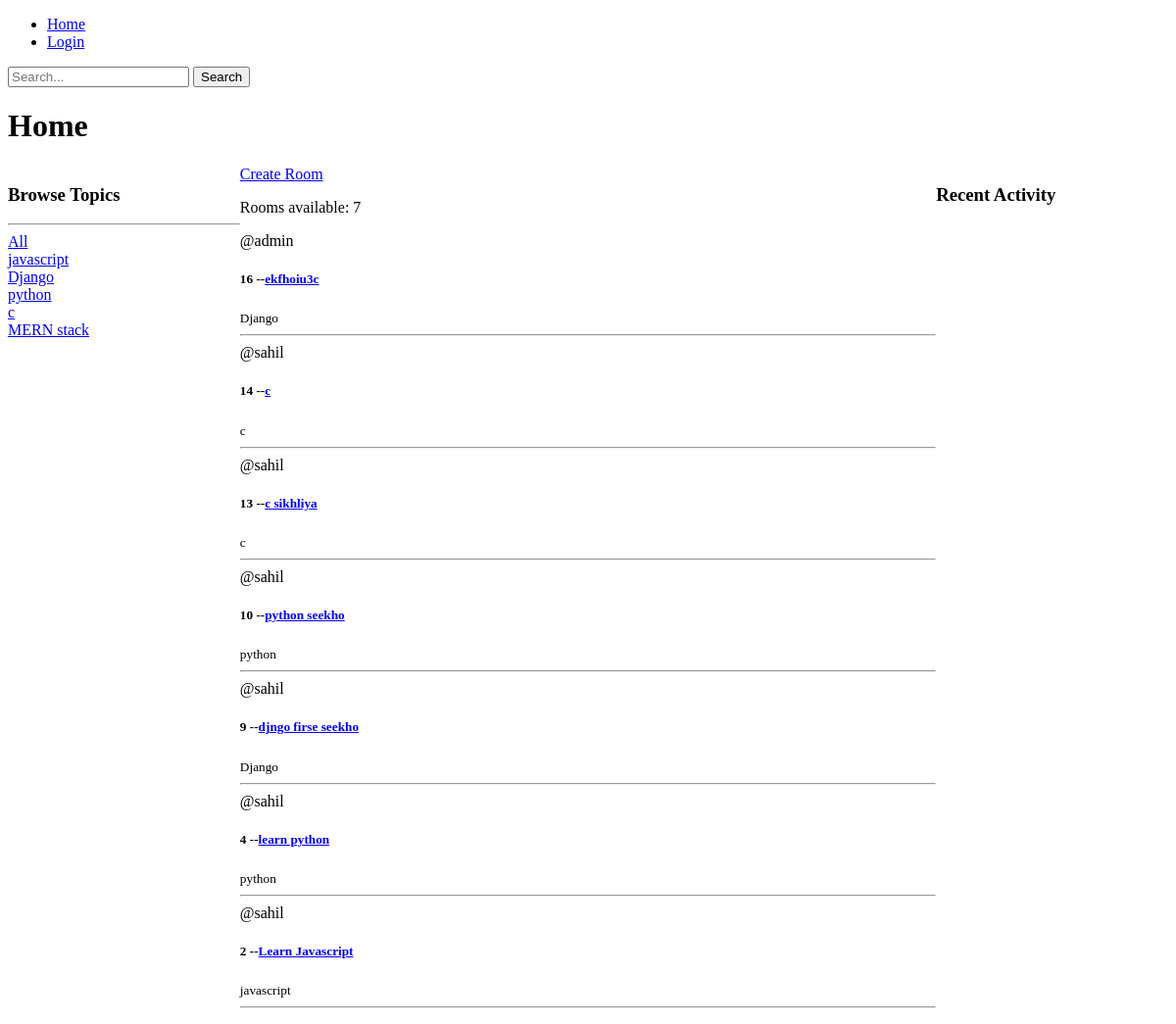
The page /?q=c on the database as committed earlier.
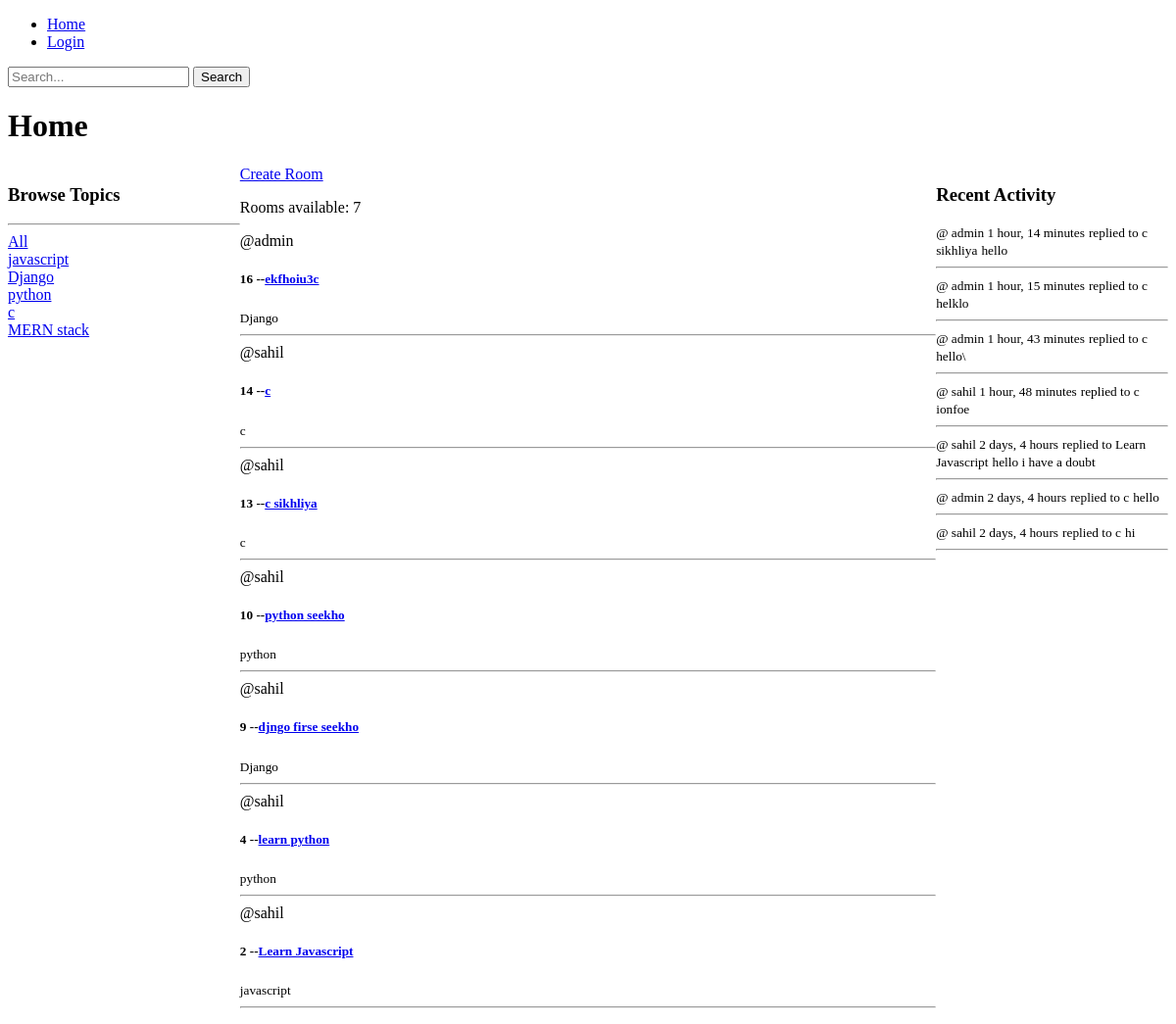
The same page on the database as committed later.
### base/models.py (models this page shows)
class Topic(models.Model):
    name = models.CharField(max_length=200)
    def __str__(self):
        return self.name

class Room(models.Model):
    host = models.ForeignKey(User, on_delete= models.SET_NULL, null=True)
    topic = models.ForeignKey(Topic, on_delete= models.SET_NULL, null=True)
    name = models.CharField(max_length=200)
    participants = models.ManyToManyField(User, related_name='particioants', blank=True)
    description = models.TextField(blank=True, max_length=10000)
    created_at = models.DateTimeField(auto_now_add=True)
    updated_at = models.DateTimeField(auto_now=True)
    class Meta:
        ordering = ['-created_at','-updated_at']
    def __str__(self):
        return self.name

class Message(models.Model):
    user = models.ForeignKey(User,on_delete=models.CASCADE)
    room = models.ForeignKey(Room, on_delete=models.CASCADE)
    body = models.TextField(blank=True, null=True)
    created_at = models.DateTimeField(auto_now_add=True)
    updated_at = models.DateTimeField(auto_now=True)
    class Meta:
        ordering = ['-created_at','-updated_at']
    def __str__(self):
        return f"{self.body[:20]}"

### base/views.py (the view)
# urls.py: path('', views.home, name='home'),
def home(request):
    topics = Topic.objects.all()
    q = request.GET.get('q') if request.GET.get('q') !=None else ''
    rooms = Room.objects.filter(Q(topic__name__icontains = q) |
                                Q(name__icontains = q) |
                                Q(description__icontains = q))
    rooms_count = rooms.count()
    room_messages =Message.objects.filter(Q(room__topic__name__icontains = q))
    context= {'rooms': rooms, 'topics': topics, 'rooms_count': rooms_count, 'room_messages': room_messages}
    return render(request, 'base/home.html', context)

### base/templates/base/home.html (shortened to what this page needs)
{% extends 'main.html' %}
{% block content %}
<h1>Home</h1>
<div class="home-container">
    <div>
        <h3>Browse Topics</h3>
        <hr>
        <div>
        <a href="{% url 'home'%}">All</a>
        <br>
        {% for topic in topics %}
            <a href="{% url 'home' %}?q={{topic.name}}">{{topic.name}}</a>
            <br>
        {% endfor %}
        </div>
    </div>
    <div>
        <a href="{% url 'create-room' %}">Create Room</a>
        <p>Rooms available: {{rooms_count}}</p>
        <div>
        {% for room in rooms %}
            <div>
                <span>@{{room.host.username}}</span>
                <h5>{{room.id}} --<a href="{% url 'room' room.id %}">{{room.name}}</a></h5>
                <small>{{room.topic}}</small>
            <hr>
            </div>
        {% endfor %}
    </div>
    </div>
    <div>
        <h3>Recent Activity</h3>
        {% for message in room_messages %}
        <div>
            <small>@ {{message.user}} {{message.created_at | timesince}}</small>
            <small>replied to {{message.room}}</small>
            <small>{{message}}</small>
            <hr>
        </div>
        {% endfor %}
    </div>
</div>
{% endblock content%}

Rows that differ between the two databases and show on the page:
added Message: user "admin", created_at "1 hour, 14 minutes", room "c sikhliya", body "hello"
added Message: user "admin", created_at "1 hour, 15 minutes", room "c", body "helklo"
added Message: user "admin", created_at "1 hour, 43 minutes", room "c", body "hello\\"
added Message: user "sahil", created_at "1 hour, 48 minutes", room "c", body "ionfoe"
added Message: user "sahil", created_at "2 days, 4 hours", room "Learn Javascript", body "hello i have a doubt"
added Message: user "admin", created_at "2 days, 4 hours", room "c", body "hello"
added Message: user "sahil", created_at "2 days, 4 hours", room "c", body "hi"
